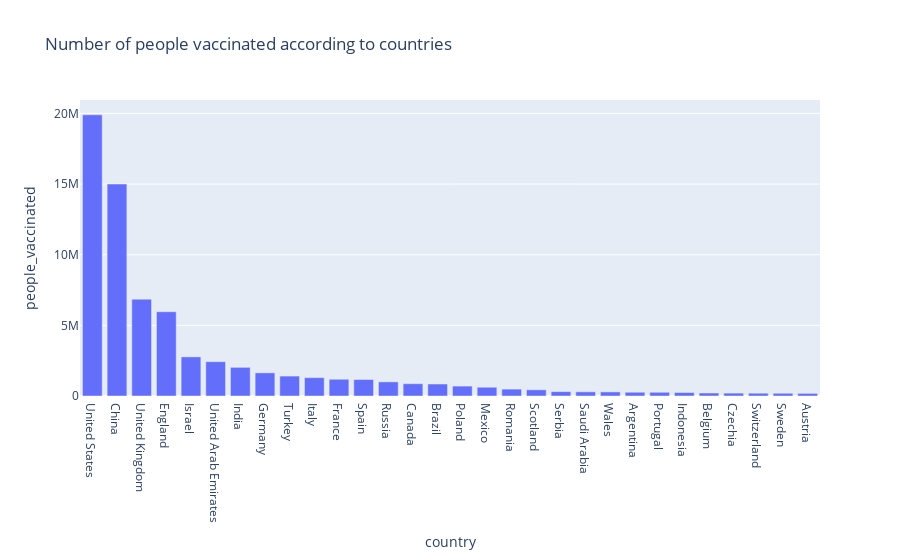

This figure's notebook cell:
### Code cell
data = new_df[['country','people_vaccinated']].nlargest(30,'people_vaccinated')
fig = px.bar(data, x = 'country',y = 'people_vaccinated',title="Number of people vaccinated according to countries",)
fig.show()

### Figure 1 — Plotly figure (JSON) as saved in the notebook; plotly's stock layout.template omitted (floating-point values rounded to 4 significant figures)
{"data": [{"alignmentgroup": "True", "hovertemplate": "country=%{x}<br>people_vaccinated=%{y}<extra></extra>", "legendgroup": "", "marker": {"color": "#636efa"}, "name": "", "offsetgroup": "", "orientation": "v", "showlegend": false, "textposition": "auto", "type": "bar", "x": ["United States", "China", "United Kingdom", "England", "Israel", "United Arab Emirates", "India", "Germany", "Turkey", "Italy", "France", "Spain", "Russia", "Canada", "Brazil", "Poland", "Mexico", "Romania", "Scotland", "Serbia", "Saudi Arabia", "Wales", "Argentina", "Portugal", "Indonesia", "Belgium", "Czechia", "Switzerland", "Sweden", "Austria"], "xaxis": "x", "y": [19902237, 15000000, 6853327, 5962544, 2768202, 2427680, 2029480, 1638425, 1410273, 1298990, 1184510, 1167519, 1000000, 868454, 848883, 701222, 621005, 487711, 437900, 310266, 295530, 289566, 266969, 263499, 245685, 212618, 204828, 197368, 192700, 185643], "yaxis": "y"}], "layout": {"barmode": "relative", "legend": {"tracegroupgap": 0}, "title": {"text": "Number of people vaccinated according to countries"}, "xaxis": {"anchor": "y", "domain": [0, 1], "title": {"text": "country"}}, "yaxis": {"anchor": "x", "domain": [0, 1], "title": {"text": "people_vaccinated"}}}}
